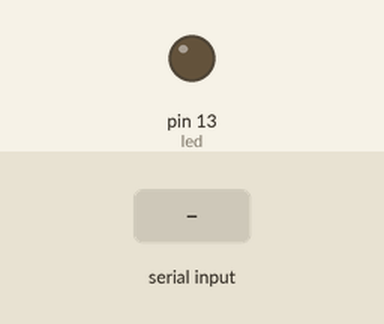
This sketch was run on a simulated Arduino Uno, built with avr-gcc and run on an emulated ATmega328P. Shown: output pins drawn as LEDs (lit = HIGH). The test bench sets the inputs (shaded band).

Above: at 1.2 s.
1.3 s: "90,45\n" received over Serial
At 1.4 s:
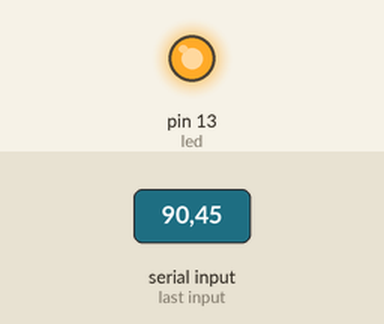
Timing chart, 0 to 10.3 s (numbered marks = the images above; inputs shaded):
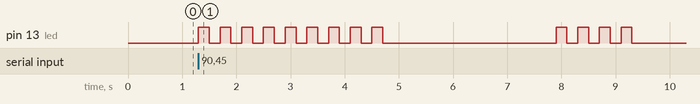

The sketch:

sketch.ino
```cpp
int led = 13;
void setup()
{
  Serial.begin(9600);
  pinMode(led, OUTPUT);
    int num;
}

void loop()
{
   if (Serial.available() > 0) {
    blink(Serial.read() - '0');
    delay(1000);
   }
}

void blink(int n) {
    int i;
    for (i = 0; i < n; i++) {
      digitalWrite(led, HIGH);   // turn the LED on (HIGH is the voltage level)
      delay(200);               // wait for a second
      digitalWrite(led, LOW);    // turn the LED off by making the voltage LOW
      delay(200);               // wait for a second
    }
}
```

Measured:
- after the input at 1.3 s, pin 13 (led): goes 8 × (HIGH 0.20 s, LOW 0.20 s), HIGH 0.20 s, LOW 3.2 s, 3 × (HIGH 0.20 s, LOW 0.20 s), HIGH 0.20 s, then LOW, starting at once
